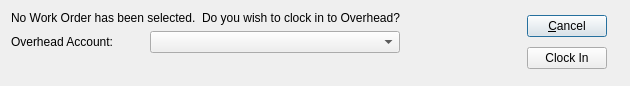
<?xml version="1.0" encoding="UTF-8"?>
<ui version="4.0">
 <comment>This file is part of the xTuple ERP: PostBooks Edition, a free and
open source Enterprise Resource Planning software suite,
Copyright (c) 1999-2014 by OpenMFG LLC, d/b/a xTuple.
It is licensed to you under the Common Public Attribution License
version 1.0, the full text of which (including xTuple-specific Exhibits)
is available at www.xtuple.com/CPAL.  By using this software, you agree
to be bound by its terms.</comment>
 <class>overheadSelect</class>
 <widget class="QDialog" name="overheadSelect">
  <property name="geometry">
   <rect>
    <x>0</x>
    <y>0</y>
    <width>630</width>
    <height>86</height>
   </rect>
  </property>
  <property name="windowTitle">
   <string>Overhead Account Selection</string>
  </property>
  <layout class="QGridLayout" name="gridLayout">
   <item row="0" column="3">
    <layout class="QVBoxLayout" name="verticalLayout">
     <property name="leftMargin">
      <number>14</number>
     </property>
     <property name="rightMargin">
      <number>12</number>
     </property>
     <item>
      <widget class="QPushButton" name="_close">
       <property name="text">
        <string>&amp;Cancel</string>
       </property>
      </widget>
     </item>
     <item>
      <widget class="QPushButton" name="_select">
       <property name="text">
        <string>Clock In</string>
       </property>
      </widget>
     </item>
     <item>
      <spacer name="verticalSpacer">
       <property name="orientation">
        <enum>Qt::Vertical</enum>
       </property>
       <property name="sizeType">
        <enum>QSizePolicy::Preferred</enum>
       </property>
       <property name="sizeHint" stdset="0">
        <size>
         <width>20</width>
         <height>0</height>
        </size>
       </property>
      </spacer>
     </item>
    </layout>
   </item>
   <item row="0" column="1">
    <layout class="QVBoxLayout" name="verticalLayout_2">
     <item>
      <widget class="XLabel" name="_questionLit">
       <property name="text">
        <string>No Work Order has been selected.  Do you wish to clock in to Overhead?</string>
       </property>
      </widget>
     </item>
     <item>
      <layout class="QHBoxLayout" name="horizontalLayout">
       <item>
        <widget class="XLabel" name="_overheadLit">
         <property name="text">
          <string>Overhead Account:</string>
         </property>
        </widget>
       </item>
       <item>
        <widget class="XComboBox" name="_overhead">
         <property name="minimumSize">
          <size>
           <width>250</width>
           <height>0</height>
          </size>
         </property>
        </widget>
       </item>
      </layout>
     </item>
     <item>
      <spacer name="verticalSpacer_2">
       <property name="orientation">
        <enum>Qt::Vertical</enum>
       </property>
       <property name="sizeHint" stdset="0">
        <size>
         <width>20</width>
         <height>40</height>
        </size>
       </property>
      </spacer>
     </item>
    </layout>
   </item>
   <item row="0" column="2">
    <spacer name="horizontalSpacer">
     <property name="orientation">
      <enum>Qt::Horizontal</enum>
     </property>
     <property name="sizeHint" stdset="0">
      <size>
       <width>40</width>
       <height>20</height>
      </size>
     </property>
    </spacer>
   </item>
  </layout>
 </widget>
 <customwidgets>
  <customwidget>
   <class>XComboBox</class>
   <extends>QComboBox</extends>
   <header>xcombobox.h</header>
  </customwidget>
  <customwidget>
   <class>XLabel</class>
   <extends>QLabel</extends>
   <header>xlabel.h</header>
  </customwidget>
 </customwidgets>
 <tabstops>
  <tabstop>_select</tabstop>
  <tabstop>_close</tabstop>
 </tabstops>
 <resources/>
 <connections>
  <connection>
   <sender>_close</sender>
   <signal>clicked()</signal>
   <receiver>overheadSelect</receiver>
   <slot>close()</slot>
   <hints>
    <hint type="sourcelabel">
     <x>335</x>
     <y>31</y>
    </hint>
    <hint type="destinationlabel">
     <x>246</x>
     <y>7</y>
    </hint>
   </hints>
  </connection>
 </connections>
</ui>
